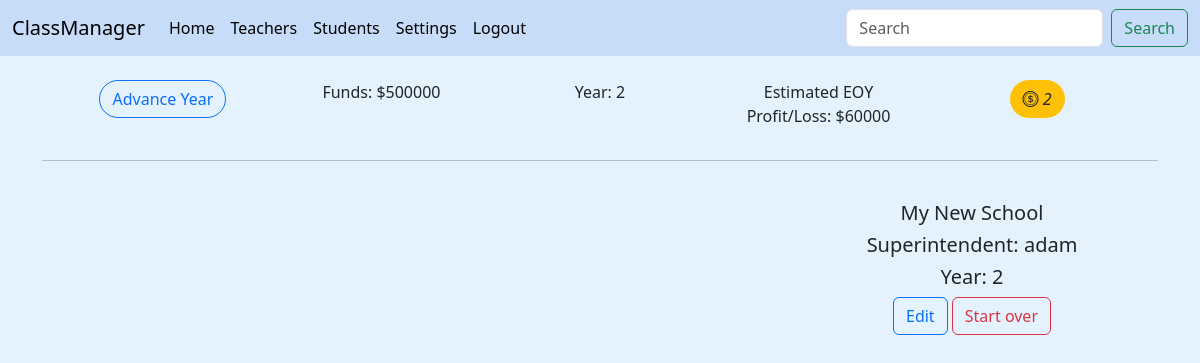
The app's page /settings (signed in) with its own data.
### main/models.py (models this page shows, shortened)
class School(models.Model):
    user = models.OneToOneField(User, on_delete=models.CASCADE, blank=True, null=True)
    name = models.CharField(max_length=30, default="My New School")
    player_name = models.CharField(max_length=30, unique=True)
    year = models.IntegerField(default=1)
    actionTokens = models.IntegerField(default=3)
    money = models.IntegerField(validators=[MinValueValidator(0), MaxValueValidator(1000000000)], blank=True, null=True, default=500000)
    tuition = models.IntegerField(validators=[MinValueValidator(0), MaxValueValidator(100000)], blank=True, null=True, default=10000)
    def checkTokens(self):
        return self.actionTokens

### main/views.py (the view, shortened to what this page needs)
# urls.py: path('settings', views.settings, name='settings'),
@login_required(login_url="main:login_view")
def settings(request):
    user = request.user
    user_school = get_object_or_404(School, user_id=user.id)
    schoolForm = SchoolForm(instance=user_school)
    costs = computeFinancials(user, user_school)
    return render(request, "main/settings.html", {
        'school': user_school,
        'schoolForm': schoolForm,
        'costs': costs,
    })

### main/forms.py
class SchoolForm(forms.ModelForm):
    class Meta:
        model = School
        fields = '__all__'
        exclude = ['user', 'year', 'actionTokens', 'money']

### main/gameFunctions.py (called while the page is built)
def computeFinancials(user, school):
    teachers = Teacher.objects.filter(user_id=user.id)
    studentCount = Student.objects.filter(user_id=user.id).count()
    tuition = school.tuition
    profit = tuition*studentCount
    losses = sum(teacher.salary for teacher in teachers)
    return profit-losses

### main/templates/main/settings.html (shortened to what this page needs)
{% extends "main/base.html" %}
{% block content %}
<div class="container text-center">
    <div class="row">
        <div class="col-md-4 ms-auto">
            <div id="school-container">
                {% if school %}
                <h5>{{school.name}}</h5>
                <h5>Superintendent: {{school.player_name}}</h5>
                <h5>Year: {{school.year}}</h5>
                <div id="start_create_school">
                    <button class="toggler btn btn-outline-primary" id="school">Edit</button>
                    <a href="{% url 'main:delete' school.id 'school' %}">
                        <button type="button" class="btn btn-outline-danger">Start over</button>
                    </a>
                </div>
                {% endif %}
            </div>
        </div>
    </div>
</div>
<br>
{% endblock %}

### main/templates/main/base.html (shortened to what this page needs)
<!DOCTYPE html>
<html>
<head>
  <link rel="stylesheet" href="https://cdn.jsdelivr.net/npm/bootstrap-icons@1.10.5/font/bootstrap-icons.css">
  {% load bootstrap5 %} {% bootstrap_css %} {% bootstrap_javascript %}
</head>
<body style="background-color: #e3f2fd;">
  <nav class="navbar navbar-expand-lg" style="background-color: #c7dcf8;">
    <div class="container-fluid">
      <a class="navbar-brand" href="{% url 'main:home' %}">ClassManager</a>
      <div class="collapse navbar-collapse" id="navbarSupportedContent">
        {% if request.user.is_authenticated %}
        <ul class="navbar-nav me-auto mb-2 mb-lg-0">
          <li class="nav-item">
            <a class="nav-link active" aria-current="page" href="{% url 'main:home' %}">Home</a>
          </li>
          <li class="nav-item">
            <a class="nav-link active" aria-current="page" href="{% url 'main:all_teachers' %}">Teachers</a>
          </li>
          <li class="nav-item">
            <a class="nav-link active" aria-current="page" href="{% url 'main:all_students' %}">Students</a>
          </li>
          <li class="nav-item">
            <a class="nav-link active" aria-current="page" href="{% url 'main:settings' %}">Settings</a>
          </li>
          <li class="nav-item">
            <a class="nav-link active" aria-current="page" href="{% url 'main:logout_view' %}">Logout</a>
          </li>
        </ul>
        <form class="d-flex" role="search" action="{% url 'main:search' %}">
          <input name="q" class="form-control me-2" type="search" placeholder="Search" aria-label="Search"
            list="findList">
          <button class="btn btn-outline-success" type="submit">Search</button>
        </form>
        {% endif %}
      </div>
    </div>
  </nav>
  <div class="container">
    {% if request.user.is_authenticated %}
    <br />
    <div class="row g-2 justify-content-evenly text-center">
      <a class="col-2" href="{% url 'main:nextYear' %}"><button type="button"
          class="btn btn-outline-primary rounded-pill">Advance Year</button></a>
      <p class="col-2">Funds: ${{school.money}}</p>
      <p class="col-2">Year: {{school.year}}</p>
      <p class="col-2">Estimated EOY Profit/Loss: ${{costs}}</p>
      <div class="col-2">
      <p class="rounded-pill btn bg-warning text-dark token-display"><i class="bi bi-coin">
          {{school.checkTokens}}</i></p></div>
    </div>
    <hr>
    {% endif %}
    <br />
    {% block content %}{% endblock %}
  </div>
</body>
</html>

### records on screen
School: money "500000", year "2", checkTokens "2", name "My New School", player_name "adam"

### other values on screen
{{ costs }} "60000"
